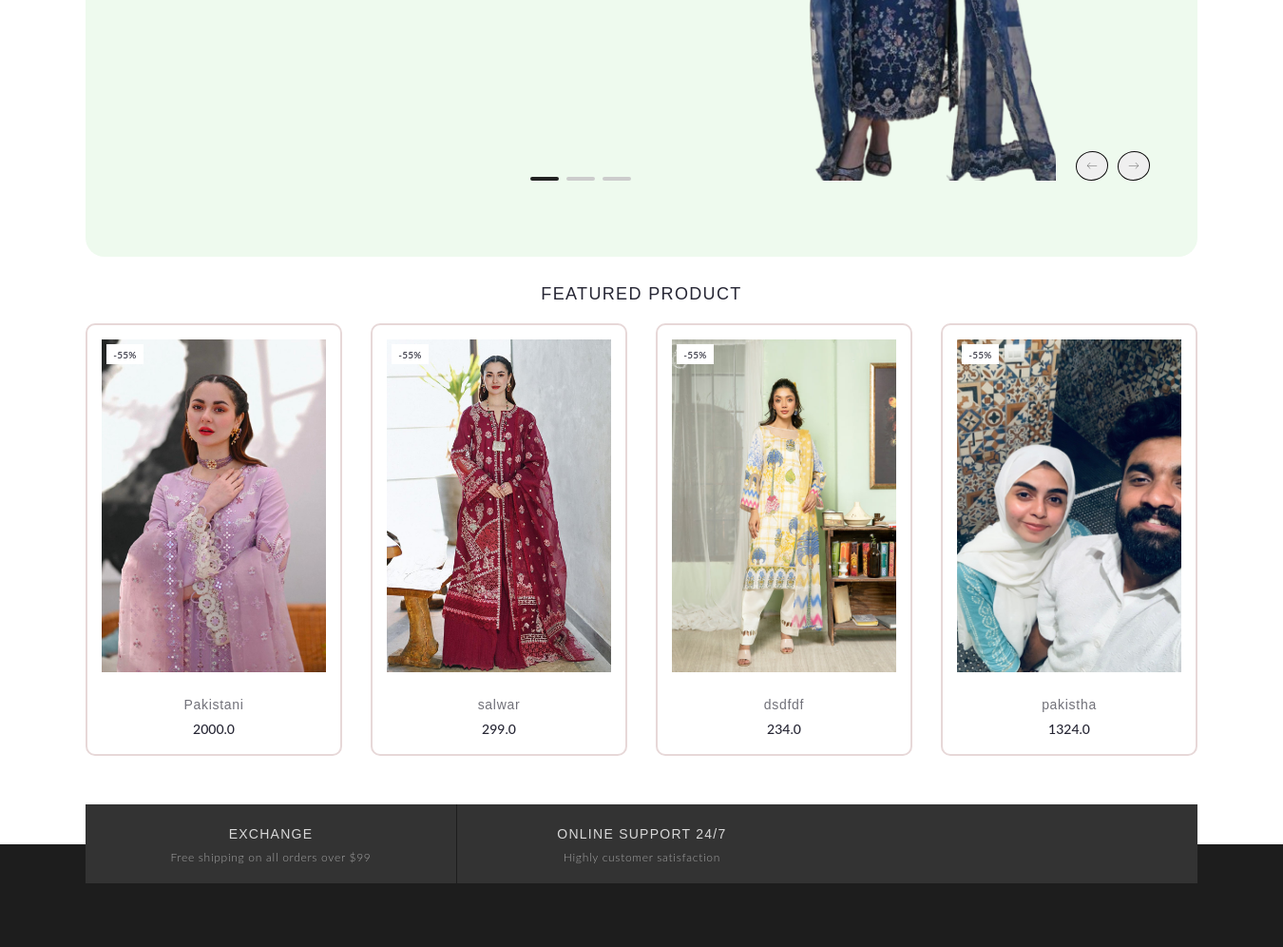
Before: / (middle part) with the older database file.
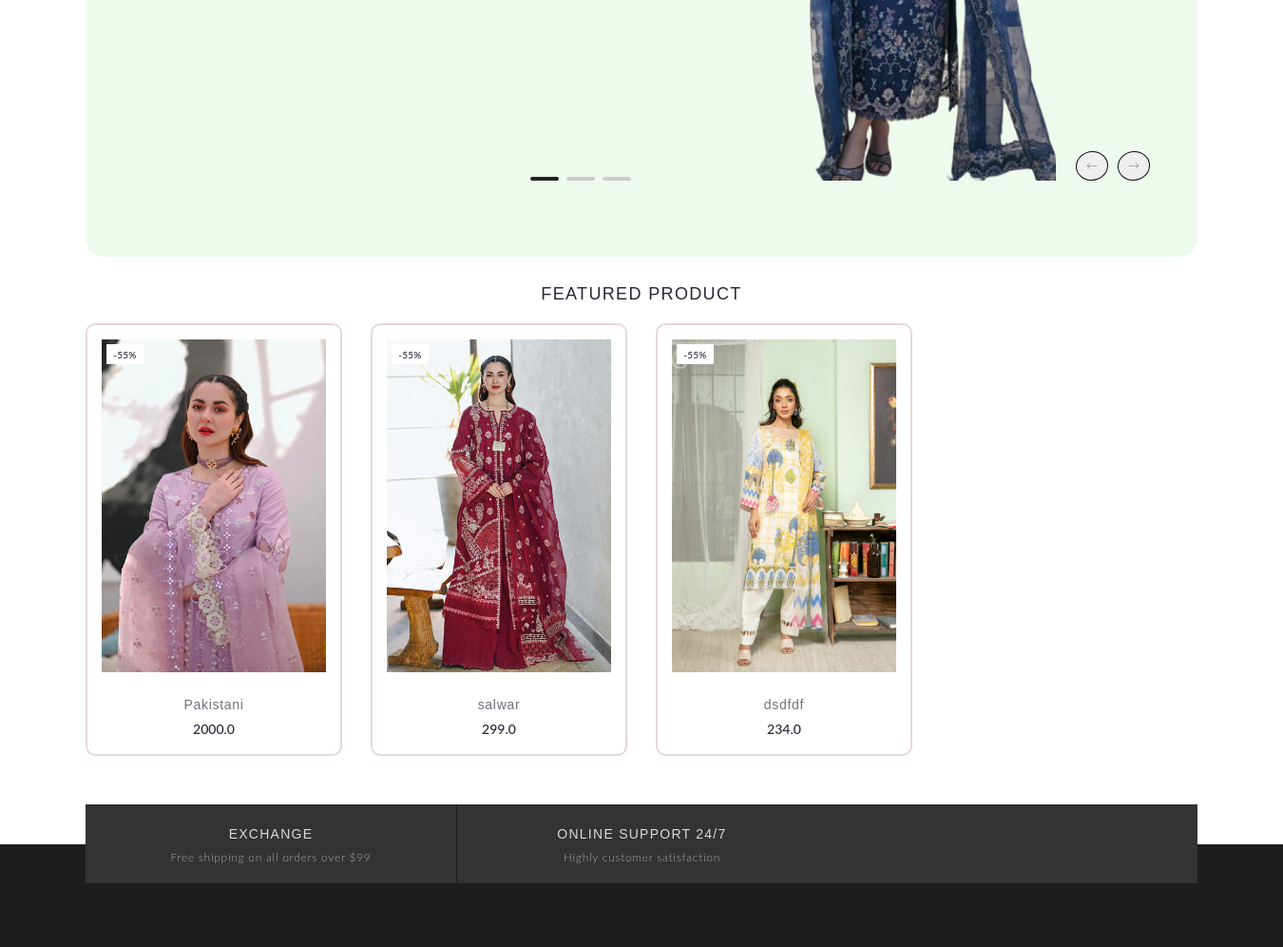
After: the same page with the newer database file.
### web/models.py (models this page shows)
class Featured(models.Model):
    name=models.CharField(max_length=100,null=False,blank=False)
    image = models.ImageField(upload_to="imagess",null=True,blank=True)
    price=models.FloatField(null=False,blank=False)

### web/views.py (the view)
# urls.py: path("", views.index, name="index"),
def index(request):
    category=Featured.objects.filter()
    return render(request,'index.html',{'category':category})

### templates/index.html (shortened to what this page needs)
{% load static %}
<!DOCTYPE html>
<html>
  <head>
    <link rel="stylesheet" href="{% static 'css/plugins.min.css' %}" />
    <link rel="stylesheet" href="{% static 'css/style.css' %}" />
  </head>
  <body>
    <div id="wrapper">
      <div class="main">
        <div class="container">
          <div class="row">
            <div class="col-md-9 col-md-push-3">
              <main class="hero-section">
                <div class="carousel-container">
                  <img
                    src="{% static 'images/model1.png' %}"
                    alt="Slide 1"
                    class="carousel-image active"
                  />
                </div>
                <div class="carousel-controls">
                  <button onclick="prevSlide()">←</button>
                  <button onclick="nextSlide()">→</button>
                </div>
                <div class="carousel-indicators" id="indicators">
                  <span class="cylinder active"></span>
                  <span class="cylinder"></span>
                  <span class="cylinder"></span>
                </div>
              </main>
              <h3 class="carousel-title" style="text-align: center" id='carousell'>
                Featured Product
              </h3>
              <div
                class="owl-data-carousel owl-carousel"
                data-owl-settings='{ "items":4, "nav": true, "dots":false }'
                data-owl-responsive='{ "480": {"items": 2}, "768": {"items": 3}, "992": {"items": 3}, "1200": {"items": 4} }'
              >
                {% for item in category%}
                <div
                  class="product"
                  style="
                    border: 2px solid #e7d8d8;
                    padding: 15px;
                    border-radius: 10px;
                  "
                >
                  <figure class="product-image-container">
                    <a href="#" title="Product Name" class="product-image-link">
                      <img
                        class="owl-lazy"
                        data-src="{{item.image.url}}"
                        width="195"
                        height="100"
                        alt="Product Image"
                      />
                    </a>
                    <span class="product-label">-55%</span>
                  </figure>
                  <h3 class="product-title" style="text-align: center">
                    <a href="#">{{item.name}}</a>
                  </h3>
                  <div
                    class="product-price-container"
                    style="text-align: center"
                  >
                    <span class="product-price">{{item.price}}</span>
                  </div>
                </div>
                {% endfor %}
              </div>
              <div class="mb30 mb10-xs"></div>
            </div>
          </div>
        </div>
      </div>
      <footer class="footer">
        <div class="container">
          <div class="info-bar">
            <div class="info-bar-col">
              <h5 class="info-bar-title">Exchange</h5>
              <p>Free shipping on all orders over $99</p>
            </div>
            <div class="info-bar-col">
              <h5 class="info-bar-title">ONLINE SUPPORT 24/7</h5>
              <p>Highly customer satisfaction</p>
            </div>
          </div>
        </div>
        <div class="footer-inner">
        </div>
      </footer>
    </div>
  </body>
</html>

Changed rows visible on the page:
removed Featured: image (picture), name "pakistha", price "1324.0"
